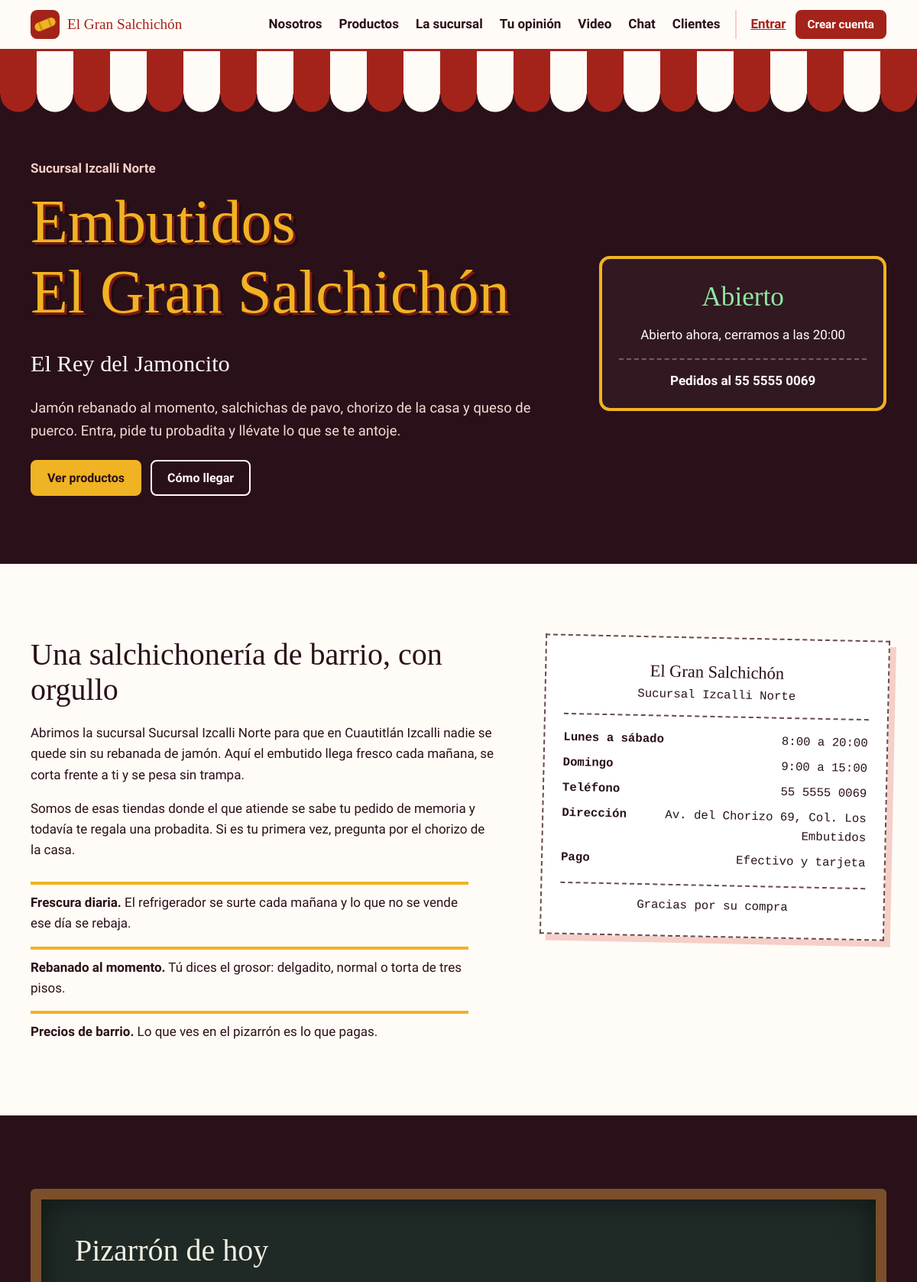
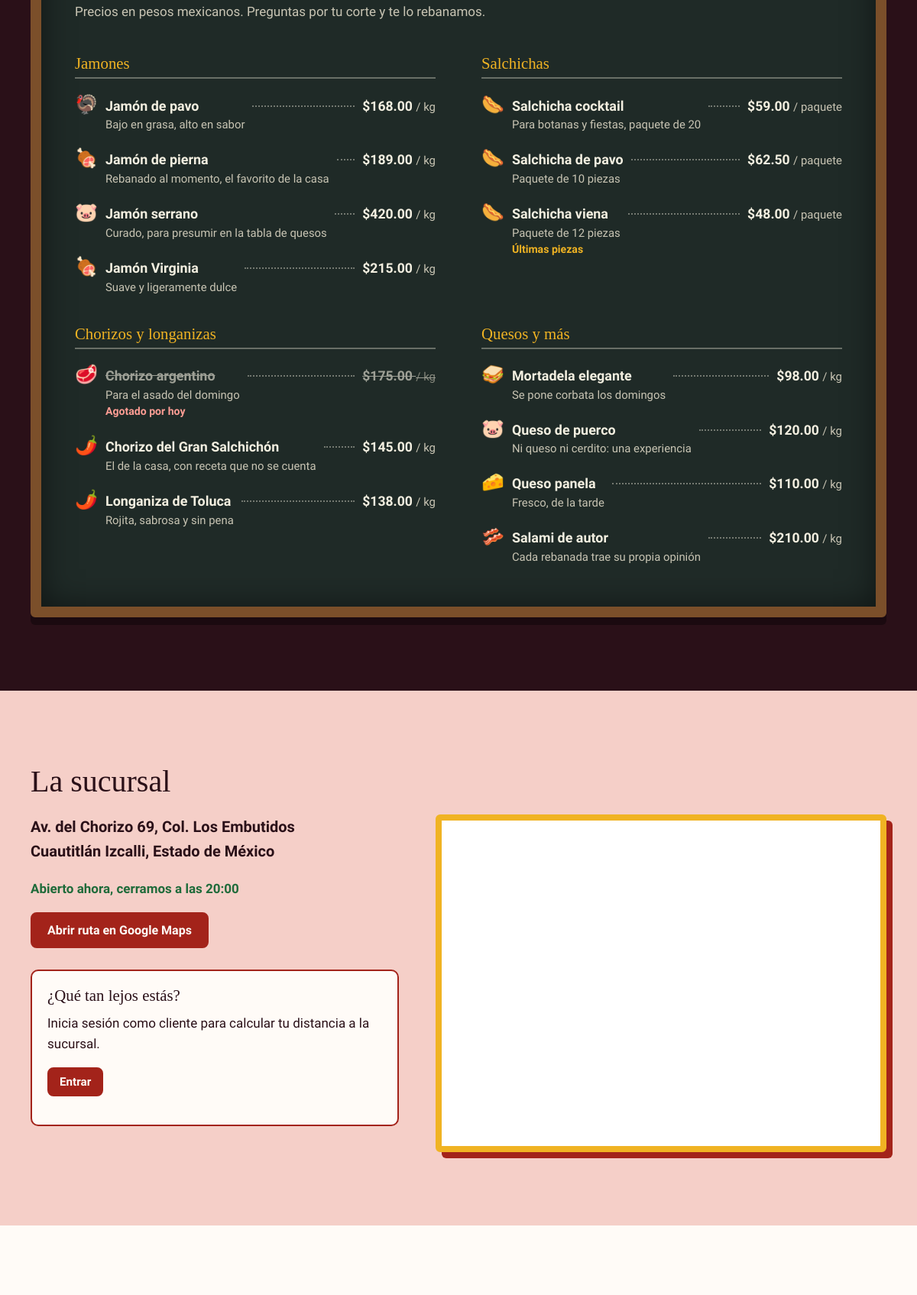
The page / (upper part) on the database its author committed (2 pictures, top to bottom).
### tables this page shows
CREATE TABLE IF NOT EXISTS productos (
    id_producto INT AUTO_INCREMENT PRIMARY KEY,
    nombre      VARCHAR(100)  NOT NULL,
    descripcion VARCHAR(160)  NOT NULL DEFAULT '',
    precio      DECIMAL(10,2) NOT NULL,
    unidad      VARCHAR(20)   NOT NULL DEFAULT 'kg',
    stock       INT           NOT NULL DEFAULT 0,
    categoria   VARCHAR(40)   NOT NULL,
    emoji       VARCHAR(16)   NOT NULL DEFAULT '🍖'
);

### includes/conexion.php (called while the page is built, shortened)
<?php
function e(?string $texto): string
{
    return htmlspecialchars((string) $texto, ENT_QUOTES, 'UTF-8');
}
function dinero(float $n): string
{
    return '$' . number_format($n, 2);
}
function hora_txt(int $h): string
{
    return $h . ':00';
}
function estado_tienda(): array
{
    $ahora = new DateTime('now', new DateTimeZone('America/Mexico_City'));
    $dia   = (int) $ahora->format('N');
    $hora  = (int) $ahora->format('G') + ((int) $ahora->format('i')) / 60;
    [$abre, $cierra] = HORARIO[$dia];
    if ($hora >= $abre && $hora < $cierra) {
        return [true, 'Abierto ahora, cerramos a las ' . hora_txt($cierra)];
    }
    $siguiente = $dia % 7 + 1;
    return [false, 'Cerrado ahora, abrimos mañana a las ' . hora_txt(HORARIO[$siguiente][0])];
}
function usuario(): ?array
{
    if (!isset($_SESSION['uid'])) {
        return null;
    }
    return ['id' => (int) $_SESSION['uid'], 'nombre' => (string) $_SESSION['nombre'], 'rol' => (string) $_SESSION['rol']];
}

### index.php (the view, shortened to what this page needs)
<?php
require __DIR__ . '/includes/conexion.php';
require __DIR__ . '/includes/plantilla.php';
[$abierto, $estado_texto] = estado_tienda();
$u = usuario();
$por_categoria = [];
foreach (CATEGORIAS as $c) {
    $por_categoria[$c] = [];
}
foreach ($pdo->query('SELECT * FROM productos ORDER BY nombre') as $p) {
    $por_categoria[$p['categoria']][] = $p;
}
$mapa_src = 'https://www.google.com/maps?q=' . SUCURSAL['lat'] . ',' . SUCURSAL['lng'] . '&z=16&output=embed';
$ruta_url = 'https://www.google.com/maps/dir/?api=1&destination=' . SUCURSAL['lat'] . ',' . SUCURSAL['lng'];
cabecera(SUCURSAL['nombre'] . ': ' . SUCURSAL['lema'], ['clase' => 'inicio']);
?>
<div class="toldo" aria-hidden="true"></div>
<main id="contenido">
<section class="hero" id="inicio">
    <div class="caja hero-in">
        <div class="hero-letrero">
            <p class="hero-sucursal"><?= e(SUCURSAL['sucursal']) ?></p>
            <h1>Embutidos<br>El Gran Salchichón</h1>
            <p class="hero-lema"><?= e(SUCURSAL['lema']) ?></p>
            <p class="hero-texto">Jamón rebanado al momento, salchichas de pavo, chorizo de la casa y queso de puerco. Entra, pide tu probadita y llévate lo que se te antoje.</p>
            <p class="hero-botones">
                <a class="boton mostaza" href="#productos">Ver productos</a>
                <a class="boton contorno" href="#sucursal">Cómo llegar</a>
            </p>
        </div>
        <div class="hero-estado <?= $abierto ? 'abierto' : 'cerrado' ?>">
            <p class="estado-titulo"><?= $abierto ? 'Abierto' : 'Cerrado' ?></p>
            <p><?= e($estado_texto) ?></p>
            <p class="estado-tel">Pedidos al <?= e(SUCURSAL['telefono']) ?></p>
        </div>
    </div>
</section>
<section class="seccion fondo-hueso" id="nosotros">
    <div class="caja dos-col">
        <div>
            <h2>Una salchichonería de barrio, con orgullo</h2>
            <p>Abrimos la sucursal <?= e(SUCURSAL['sucursal']) ?> para que en Cuautitlán Izcalli nadie se quede sin su rebanada de jamón. Aquí el embutido llega fresco cada mañana, se corta frente a ti y se pesa sin trampa.</p>
            <p>Somos de esas tiendas donde el que atiende se sabe tu pedido de memoria y todavía te regala una probadita. Si es tu primera vez, pregunta por el chorizo de la casa.</p>
            <ul class="promesas">
                <li><strong>Frescura diaria.</strong> El refrigerador se surte cada mañana y lo que no se vende ese día se rebaja.</li>
                <li><strong>Rebanado al momento.</strong> Tú dices el grosor: delgadito, normal o torta de tres pisos.</li>
                <li><strong>Precios de barrio.</strong> Lo que ves en el pizarrón es lo que pagas.</li>
            </ul>
        </div>
        <aside class="ticket" aria-label="Datos de la sucursal">
            <p class="ticket-titulo"><?= e(SUCURSAL['corto']) ?></p>
            <p class="ticket-sub"><?= e(SUCURSAL['sucursal']) ?></p>
            <hr>
            <dl>
                <?php foreach (HORARIO_TEXTO as $dias => $horas): ?>
                    <div><dt><?= e($dias) ?></dt><dd><?= e($horas) ?></dd></div>
                <?php endforeach; ?>
                <div><dt>Teléfono</dt><dd><?= e(SUCURSAL['telefono']) ?></dd></div>
                <div><dt>Dirección</dt><dd><?= e(SUCURSAL['direccion']) ?></dd></div>
                <div><dt>Pago</dt><dd>Efectivo y tarjeta</dd></div>
            </dl>
            <hr>
            <p class="ticket-fin">Gracias por su compra</p>
        </aside>
    </div>
</section>
<section class="seccion fondo-pizarron" id="productos">
    <div class="caja">
        <div class="pizarron">
            <div class="pizarron-cabeza">
                <h2>Pizarrón de hoy</h2>
                <p>Precios en pesos mexicanos. Preguntas por tu corte y te lo rebanamos.</p>
            </div>
            <div class="pizarron-cols">
                <?php foreach ($por_categoria as $categoria => $lista): ?>
                    <section class="pizarron-bloque">
                        <h3><?= e($categoria) ?></h3>
                        <ul>
                            <?php foreach ($lista as $p): ?>
                                <?php $agotado = (int) $p['stock'] <= 0; $pocas = !$agotado && (int) $p['stock'] <= 5; ?>
                                <li class="<?= $agotado ? 'agotado' : '' ?>">
                                    <span class="p-emoji" aria-hidden="true"><?= e($p['emoji']) ?></span>
                                    <span class="p-texto">
                                        <span class="p-nombre"><?= e($p['nombre']) ?></span>
                                        <span class="p-desc"><?= e($p['descripcion']) ?></span>
                                        <?php if ($agotado): ?><span class="p-aviso">Agotado por hoy</span>
                                        <?php elseif ($pocas): ?><span class="p-aviso">Últimas piezas</span><?php endif; ?>
                                    </span>
                                    <span class="p-puntos" aria-hidden="true"></span>
                                    <span class="p-precio"><?= e(dinero((float) $p['precio'])) ?> <small>/ <?= e($p['unidad']) ?></small></span>
                                </li>
                            <?php endforeach; ?>
                        </ul>
                    </section>
                <?php endforeach; ?>
            </div>
        </div>
    </div>
</section>
<section class="seccion fondo-jamon" id="sucursal">
    <div class="caja">
        <h2>La sucursal</h2>
        <div class="sucursal-grid">
            <div>
                <p class="direccion"><?= e(SUCURSAL['direccion']) ?><br><?= e(SUCURSAL['ciudad']) ?></p>
                <p class="estado-linea <?= $abierto ? 'abierto' : 'cerrado' ?>"><?= e($estado_texto) ?></p>
                <p><a class="boton" href="<?= e($ruta_url) ?>" target="_blank" rel="noopener">Abrir ruta en Google Maps</a></p>
                <div class="distancia" id="distancia"
                     data-lat="<?= e((string) SUCURSAL['lat']) ?>" data-lng="<?= e((string) SUCURSAL['lng']) ?>">
                    <h3>¿Qué tan lejos estás?</h3>
                    <?php if ($u): ?>
                        <p>Comparte tu ubicación y te decimos cuántos kilómetros hay hasta la sucursal. El navegador te va a pedir permiso.</p>
                        <button class="boton" type="button" id="btn-ubicacion">Calcular mi distancia</button>
                        <p class="mensaje" id="msg-ubicacion" hidden></p>
                        <p id="ruta-desde" hidden><a href="#" target="_blank" rel="noopener">Ruta desde donde estás</a></p>
                    <?php else: ?>
                        <p>Inicia sesión como cliente para calcular tu distancia a la sucursal.</p>
                        <p><a class="boton chico" href="/auth/login.php?volver=%2F%23sucursal">Entrar</a></p>
                    <?php endif; ?>
                </div>
            </div>
            <div class="marco-mapa">
                <iframe title="Mapa de la sucursal" src="<?= e($mapa_src) ?>" loading="lazy" allowfullscreen></iframe>
            </div>
        </div>
    </div>
</section>
<section class="seccion fondo-hueso" id="opinion">
</section>
</main>
<?php pie(); ?>

### includes/plantilla.php (shortened to what this page needs)
<?php
function cabecera(string $titulo, array $o = []): void
{
    $clase  = $o['clase'] ?? '';
    $u      = usuario();
    ?>
<!DOCTYPE html>
<html lang="es">
<head>
    <link rel="stylesheet" href="/assets/estilos.css">
</head>
<body class="<?= e($clase) ?>">
<header class="barra">
    <div class="caja barra-in">
        <a class="marca" href="/#inicio">
            <span><?= e(SUCURSAL['corto']) ?></span>
        </a>
        <nav id="menu-principal" class="menu" aria-label="Principal">
            <a href="/#nosotros">Nosotros</a>
            <a href="/#productos">Productos</a>
            <a href="/#sucursal">La sucursal</a>
            <a href="/#opinion">Tu opinión</a>
            <a href="/#video">Video</a>
            <a href="/#chat">Chat</a>
            <a href="/#clientes">Clientes</a>
            <span class="sesion">
                <?php if ($u): ?>
                    <span class="quien">Hola, <?= e($u['nombre']) ?> <span class="rol"><?= $u['rol'] === 'admin' ? 'Administrador' : 'Cliente' ?></span></span>
                    <?php if ($u['rol'] === 'admin'): ?><a class="boton chico" href="/admin/">Panel</a><?php endif; ?>
                    <form method="post" action="/auth/logout.php">
                        <?= csrf_campo() ?>
                        <button class="enlace" type="submit">Salir</button>
                    </form>
                <?php else: ?>
                    <a href="/auth/login.php">Entrar</a>
                    <a class="boton chico" href="/auth/registro.php">Crear cuenta</a>
                <?php endif; ?>
            </span>
        </nav>
    </div>
</header>
<?php
}
function pie(array $o = []): void
{
    ?>
</body>
</html>
<?php
}

### rows shown on the page
productos: emoji "🦃", nombre "Jamón de pavo", descripcion "Bajo en grasa, alto en sabor", precio "$168.00", unidad "kg"
productos: emoji "🍖", nombre "Jamón de pierna", descripcion "Rebanado al momento, el favorito de la casa", precio "$189.00", unidad "kg"
productos: emoji "🐷", nombre "Jamón serrano", descripcion "Curado, para presumir en la tabla de quesos", precio "$420.00", unidad "kg"
productos: emoji "🍖", nombre "Jamón Virginia", descripcion "Suave y ligeramente dulce", precio "$215.00", unidad "kg"
productos: emoji "🌭", nombre "Salchicha cocktail", descripcion "Para botanas y fiestas, paquete de 20", precio "$59.00", unidad "paquete"
productos: emoji "🌭", nombre "Salchicha de pavo", descripcion "Paquete de 10 piezas", precio "$62.50", unidad "paquete"
productos: emoji "🌭", nombre "Salchicha viena", descripcion "Paquete de 12 piezas", stock "Últimas piezas", precio "$48.00", unidad "paquete"
productos: emoji "🥩", nombre "Chorizo argentino", descripcion "Para el asado del domingo", stock "Agotado por hoy", precio "$175.00", unidad "kg"
productos: emoji "🌶️", nombre "Chorizo del Gran Salchichón", descripcion "El de la casa, con receta que no se cuenta", precio "$145.00", unidad "kg"
productos: emoji "🌶️", nombre "Longaniza de Toluca", descripcion "Rojita, sabrosa y sin pena", precio "$138.00", unidad "kg"
productos: emoji "🥪", nombre "Mortadela elegante", descripcion "Se pone corbata los domingos", precio "$98.00", unidad "kg"
productos: emoji "🐷", nombre "Queso de puerco", descripcion "Ni queso ni cerdito: una experiencia", precio "$120.00", unidad "kg"
productos: emoji "🧀", nombre "Queso panela", descripcion "Fresco, de la tarde", precio "$110.00", unidad "kg"
productos: emoji "🥓", nombre "Salami de autor", descripcion "Cada rebanada trae su propia opinión", precio "$210.00", unidad "kg"

### other values the page prints
SUCURSAL['corto'] "El Gran Salchichón"
SUCURSAL['sucursal'] "Sucursal Izcalli Norte"
SUCURSAL['lema'] "El Rey del Jamoncito"
$estado_texto "Abierto ahora, cerramos a las 20:00"
SUCURSAL['telefono'] "55 5555 0069"
$dias "Lunes a sábado"
$horas "8:00 a 20:00"
$dias "Domingo"
$horas "9:00 a 15:00"
SUCURSAL['direccion'] "Av. del Chorizo 69, Col. Los Embutidos"
$categoria "Jamones"
$categoria "Salchichas"
$categoria "Chorizos y longanizas"
$categoria "Quesos y más"
SUCURSAL['ciudad'] "Cuautitlán Izcalli, Estado de México"
